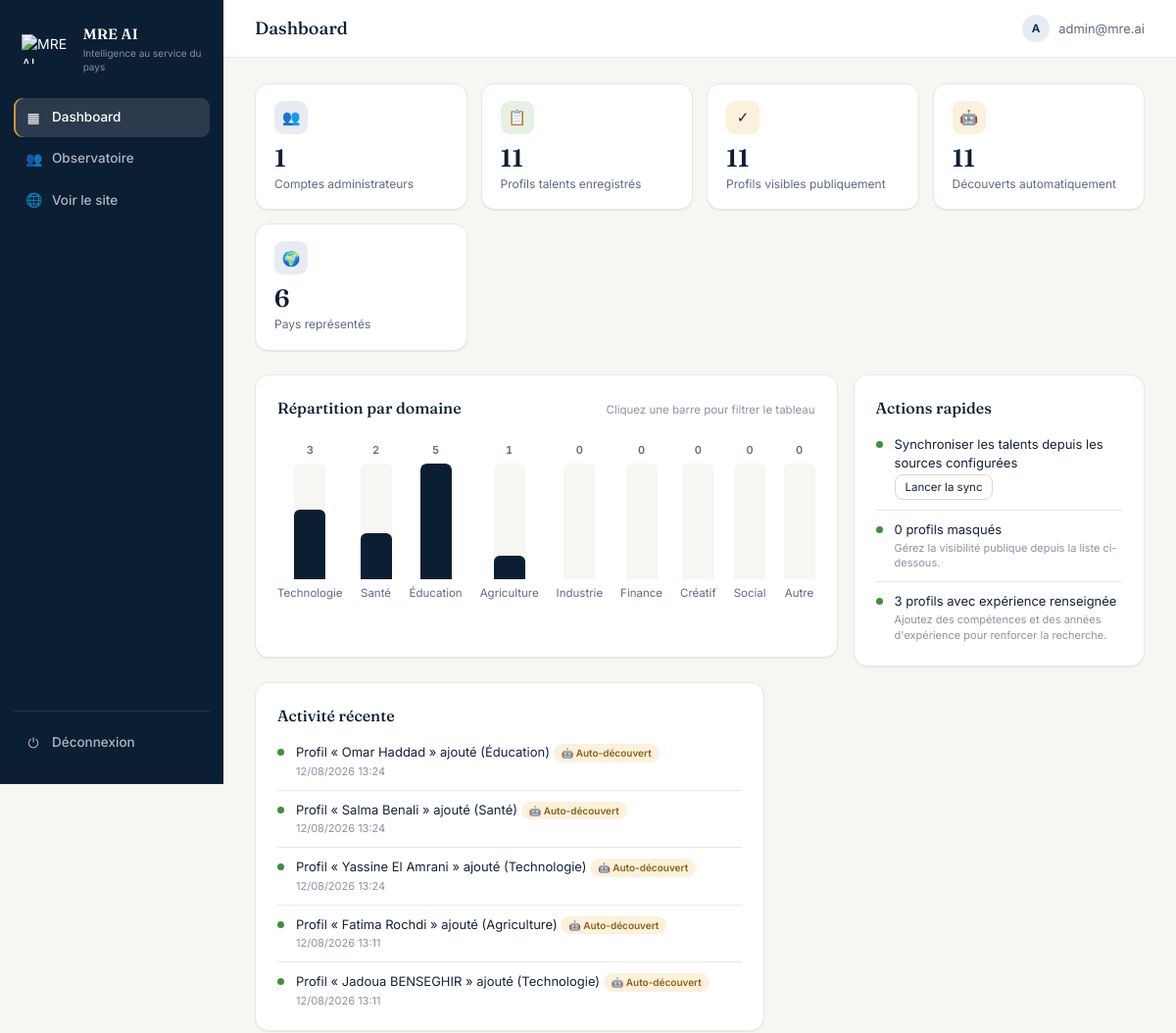
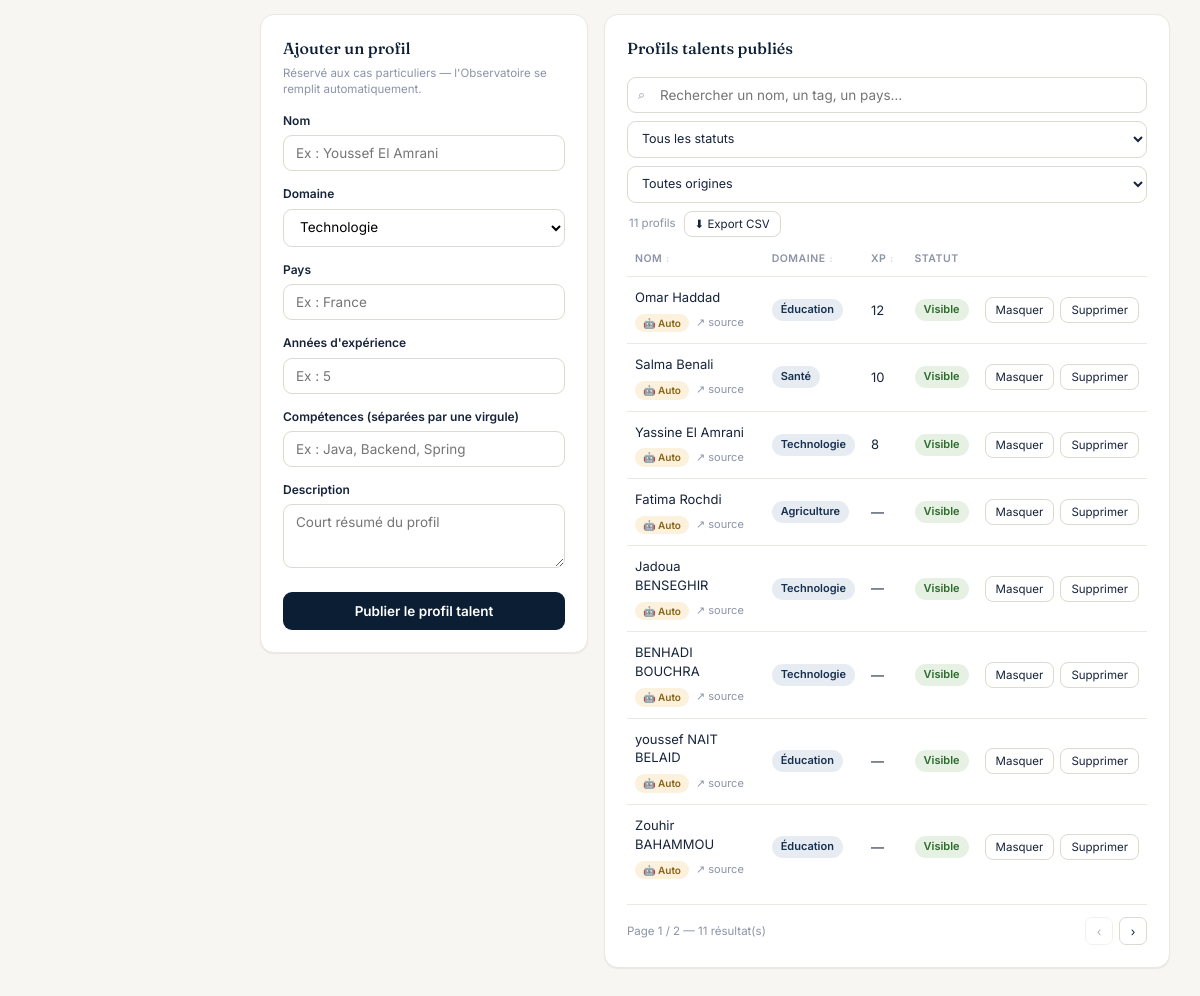
The page /admin (signed in) on the database its author committed (2 pictures, top to bottom).
### database.py (models this page shows, shortened)
class User(Base):
    __tablename__ = "user"
    id = Column(Integer, primary_key=True)
    email = Column(String(150), unique=True, nullable=False, index=True)
    password_hash = Column(String(200), nullable=False)
    created_at = Column(DateTime, default=lambda: datetime.now(timezone.utc))

class Post(Base):
    __tablename__ = "post"
    id = Column(Integer, primary_key=True)
    title = Column(String(150), nullable=False)
    sector = Column(String(50), nullable=False)
    country = Column(String(100))
    expertise_tags = Column(String(200))
    years_experience = Column(Integer)
    description = Column(Text)
    is_active = Column(Boolean, default=True)
    created_at = Column(DateTime, default=lambda: datetime.now(timezone.utc))
    source_url = Column(String(500))
    source_name = Column(String(150))
    image_url = Column(String(500))
    auto_discovered = Column(Boolean, default=False)
    _DEFAULT_SECTOR_LABELS = {
        "tech": "Technologie", "health": "Santé", "education": "Éducation",
        "agriculture": "Agriculture", "industry": "Industrie", "finance": "Finance",
        "creative": "Créatif", "social": "Social", "other": "Autre",
    }

### main.py (the view)
@app.get("/admin")
async def admin_page(
    request: Request,
    db: Session = Depends(get_db),
    current_user: User | None = Depends(get_current_user),
):
    if not current_user:
        return RedirectResponse(url="/login", status_code=303)
    posts = db.query(Post).order_by(Post.created_at.desc()).all()
    domains = list(OBSERVATORY_DOMAIN_LABELS.keys())
    domain_counts = {d: sum(1 for p in posts if p.sector == d) for d in domains}
    stats = SimpleNamespace(
        total_users=db.query(User).count(),
        total_posts=len(posts),
        active_posts=sum(1 for p in posts if p.is_active),
        inactive_posts=sum(1 for p in posts if not p.is_active),
        auto_discovered_posts=sum(1 for p in posts if p.auto_discovered),
        countries=len({p.country for p in posts if p.country}),
        with_experience=sum(1 for p in posts if p.years_experience is not None),
        domain_counts=domain_counts,
        max_domain_count=max(domain_counts.values()) if domain_counts else 1,
    )
    return templates.TemplateResponse(
        request=request, name="admin.html",
        context={
            "user": current_user,
            "stats": stats,
            "posts": posts,
            "recent": posts[:5],
            "domains": domains,
            "domain_labels": OBSERVATORY_DOMAIN_LABELS,
        },
    )

### templates/admin.html (shortened to what this page needs)
<!DOCTYPE html>
<html lang="fr">
<head>
</head>
<body>
<div class="layout">
  <aside class="sidebar">
    <div class="sidebar-logo">
      <img src="{{ url_for('static', filename='images/logo.png') }}" alt="MRE AI" style="height:30px;width:auto;">
      <div><div class="sidebar-logo-title">MRE AI</div><div class="sidebar-logo-sub">Intelligence au service du pays</div></div>
    </div>
    <a href="{{ url_for('admin_dashboard') }}" class="nav-item active"><span class="ic">▦</span> Dashboard</a>
    <a href="{{ url_for('observatory') }}" class="nav-item"><span class="ic">👥</span> Observatoire</a>
    <a href="{{ url_for('home') }}" class="nav-item"><span class="ic">🌐</span> Voir le site</a>
    <div class="sidebar-bottom">
      <a href="{{ url_for('logout') }}" class="nav-item"><span class="ic">⏻</span> Déconnexion</a>
    </div>
  </aside>
  <div class="main">
    <div class="topbar">
      <h1>Dashboard</h1>
      {% if user %}
      <div class="who">
        <div class="who-avatar">{{ user.email[0] | upper }}</div>
        <span>{{ user.email }}</span>
      </div>
      {% endif %}
    </div>
    <div class="content">
      <div class="stats-row">
        <div class="stat-card">
          <div class="stat-icon navy">👥</div>
          <div class="stat-value">{{ stats.total_users }}</div>
          <div class="stat-label">Comptes administrateurs</div>
        </div>
        <div class="stat-card">
          <div class="stat-icon green">📋</div>
          <div class="stat-value">{{ stats.total_posts }}</div>
          <div class="stat-label">Profils talents enregistrés</div>
        </div>
        <div class="stat-card">
          <div class="stat-icon gold">✓</div>
          <div class="stat-value">{{ stats.active_posts }}</div>
          <div class="stat-label">Profils visibles publiquement</div>
        </div>
        <div class="stat-card">
          <div class="stat-icon gold">🤖</div>
          <div class="stat-value">{{ stats.auto_discovered_posts }}</div>
          <div class="stat-label">Découverts automatiquement</div>
        </div>
        <div class="stat-card">
          <div class="stat-icon navy">🌍</div>
          <div class="stat-value">{{ stats.countries }}</div>
          <div class="stat-label">Pays représentés</div>
        </div>
      </div>
      <div class="two-col">
        <div class="panel">
          <div class="panel-head">
            <h2>Répartition par domaine</h2>
            <span class="panel-hint">Cliquez une barre pour filtrer le tableau</span>
          </div>
          <div class="bar-chart" id="domainChart">
            {% for d in domains %}
            {% set count = stats.domain_counts[d] %}
            {% set pct = (count / stats.max_domain_count * 100) if stats.max_domain_count else 0 %}
            <button type="button" class="bar-col" data-domain="{{ d }}" data-pct="{{ pct }}" aria-label="Filtrer sur {{ domain_labels[d] }} ({{ count }} profils)">
              <span class="bar-count">{{ count }}</span>
              <div class="bar-track"><div class="bar-fill"></div></div>
              <span class="bar-label">{{ domain_labels[d] }}</span>
            </button>
            {% endfor %}
          </div>
        </div>
        <div class="panel">
          <h2 style="margin-bottom:16px;">Actions rapides</h2>
          <ul class="activity-list">
            <li class="activity-item">
              <div class="activity-dot"></div>
              <div>
                <div class="activity-text">Synchroniser les talents depuis les sources configurées</div>
                <div class="activity-time">
                  <form method="POST" action="{{ url_for('sync_talents_admin') }}" id="syncForm">
                    <button type="submit" class="action-btn" id="syncBtn">Lancer la sync</button>
                  </form>
                </div>
              </div>
            </li>
            <li class="activity-item">
              <div class="activity-dot"></div>
              <div>
                <div class="activity-text">{{ stats.inactive_posts }} profils masqués</div>
                <div class="activity-time">Gérez la visibilité publique depuis la liste ci-dessous.</div>
              </div>
            </li>
            <li class="activity-item">
              <div class="activity-dot"></div>
              <div>
                <div class="activity-text">{{ stats.with_experience }} profils avec expérience renseignée</div>
                <div class="activity-time">Ajoutez des compétences et des années d'expérience pour renforcer la recherche.</div>
              </div>
            </li>
          </ul>
        </div>
      </div>
      <div class="two-col">
        <div class="panel">
          <h2 style="margin-bottom:16px;">Activité récente</h2>
          <ul class="activity-list">
            {% for post in recent %}
            <li class="activity-item">
              <div class="activity-dot"></div>
              <div>
                <div class="activity-text">
                  Profil « {{ post.title }} » ajouté ({{ post.sector_label() }})
                  {% if post.auto_discovered %}<span class="origin-pill auto">🤖 Auto-découvert</span>{% else %}<span class="origin-pill manual">✍️ Manuel</span>{% endif %}
                </div>
                <div class="activity-time">{{ post.created_at.strftime('%d/%m/%Y %H:%M') }}</div>
              </div>
            </li>
            {% else %}
            <li class="activity-item"><div class="activity-text" style="color:var(--text-soft);">Aucune activité pour le moment.</div></li>
            {% endfor %}
          </ul>
        </div>
      </div>
      <div class="grid">
        <div class="panel">
          <h2 style="margin-bottom:4px;">Ajouter un profil</h2>
          <p class="panel-hint" style="margin-bottom:14px;">Réservé aux cas particuliers — l'Observatoire se remplit automatiquement.</p>
          <form method="POST" action="{{ url_for('add_post') }}">
            <label for="title">Nom</label>
            <input type="text" id="title" name="title" placeholder="Ex : Youssef El Amrani" required>
            <label for="sector">Domaine</label>
            <select id="sector" name="sector" required>
              {% for d in domains %}<option value="{{ d }}">{{ domain_labels[d] }}</option>{% endfor %}
            </select>
            <label for="country">Pays</label>
            <input type="text" id="country" name="country" placeholder="Ex : France">
            <label for="years_experience">Années d'expérience</label>
            <input type="number" id="years_experience" name="years_experience" min="0" placeholder="Ex : 5">
            <label for="expertise_tags">Compétences (séparées par une virgule)</label>
            <input type="text" id="expertise_tags" name="expertise_tags" placeholder="Ex : Java, Backend, Spring">
            <label for="description">Description</label>
            <textarea id="description" name="description" placeholder="Court résumé du profil"></textarea>
            <button type="submit" class="btn-submit">Publier le profil talent</button>
          </form>
        </div>
        <div class="panel">
          <h2 style="margin-bottom:16px;">Profils talents publiés</h2>
          <div class="table-toolbar">
            <div class="tt-search">
              <span class="ic">⌕</span>
              <input type="text" id="ttSearch" placeholder="Rechercher un nom, un tag, un pays…" autocomplete="off">
            </div>
            <select class="tt-select" id="ttStatus">
              <option value="">Tous les statuts</option>
            </select>
            <select class="tt-select" id="ttOrigin">
              <option value="">Toutes origines</option>
            </select>
            <span class="tt-count" id="ttCount"></span>
            <button type="button" class="action-btn" id="ttExport" title="Exporter les profils affichés en CSV">⬇ Export CSV</button>
          </div>
          <div class="table-wrap">
            <table id="postsTable">
              <thead>
                <tr>
                  <th class="sortable" data-key="name">Nom <span class="arrow">↕</span></th>
                  <th class="sortable" data-key="sector">Domaine <span class="arrow">↕</span></th>
                  <th class="sortable" data-key="xp">XP <span class="arrow">↕</span></th>
                  <th>Statut</th>
                  <th></th>
                </tr>
              </thead>
              <tbody id="postsBody">
                {% for post in posts %}
                <tr
                  data-name="{{ post.title|lower }}"
                  data-sector="{{ post.sector }}"
                  data-xp="{{ post.years_experience if post.years_experience is not none else -1 }}"
                  data-status="{{ 'active' if post.is_active else 'inactive' }}"
                  data-origin="{{ 'auto' if post.auto_discovered else 'manual' }}"
                  data-search="{{ post.title|lower }} {{ post.country|lower if post.country else '' }} {{ post.expertise_tags|lower if post.expertise_tags else '' }}"
                >
                  <td>
                    <div class="name-cell">
                      <span>{{ post.title }}</span>
                      {% if post.auto_discovered %}
                        <span class="origin-pill auto" title="Découvert automatiquement par les agents (RSS / web / GitHub)">🤖 Auto</span>
                      {% else %}
                        <span class="origin-pill manual" title="Ajouté manuellement par un administrateur">✍️ Manuel</span>
                      {% endif %}
                      {% if post.source_url %}
                        <a href="{{ post.source_url }}" target="_blank" rel="noopener" class="source-link" title="Voir la source">↗ source</a>
                      {% endif %}
                    </div>
                  </td>
                  <td><span class="sector-pill">{{ post.sector_label() }}</span></td>
                  <td>{{ post.years_experience if post.years_experience is not none else '—' }}</td>
                  <td><span class="status-pill {{ 'active' if post.is_active else 'inactive' }}">{{ 'Visible' if post.is_active else 'Masqué' }}</span></td>
                  <td>
                    <div class="row-actions">
                      <form method="POST" action="{{ url_for('toggle_post', post_id=post.id) }}">
                        <button type="submit" class="action-btn">{{ 'Masquer' if post.is_active else 'Afficher' }}</button>
                      </form>
                      <form method="POST" action="{{ url_for('delete_post', post_id=post.id) }}" onsubmit="return confirm('Supprimer ce profil ?');">
                        <button type="submit" class="action-btn danger">Supprimer</button>
                      </form>
                    </div>
                  </td>
                </tr>
                {% else %}
                <tr class="empty-row-tpl" style="display:none;"></tr>
                {% endfor %}
              </tbody>
            </table>
          </div>
          {% if posts %}
          <div class="pagination" id="pagination">
            <span class="pg-info" id="pgInfo"></span>
            <div class="pg-btns">
              <button type="button" class="pg-btn" id="pgPrev" aria-label="Page précédente">‹</button>
              <button type="button" class="pg-btn" id="pgNext" aria-label="Page suivante">›</button>
            </div>
          </div>
          {% endif %}
        </div>
      </div>
    </div>
  </div>
</div>
</body>
</html>

### rows shown on the page
User: email "A", email "admin@mre.ai"
Post: count "1", sector "Agriculture", title "Fatima Rochdi", sector_label "Agriculture", auto_discovered "🤖 Auto-découvert", created_at "12/08/2026 13:11", years_experience "—", is_active "Visible", is_active "Masquer"
Post: title "Omar Haddad", sector_label "Éducation", auto_discovered "🤖 Auto-découvert", created_at "12/08/2026 13:24", years_experience "12", is_active "Visible", is_active "Masquer"
Post: title "Salma Benali", sector_label "Santé", auto_discovered "🤖 Auto-découvert", created_at "12/08/2026 13:24", years_experience "10", is_active "Visible", is_active "Masquer"
Post: title "Yassine El Amrani", sector_label "Technologie", auto_discovered "🤖 Auto-découvert", created_at "12/08/2026 13:24", years_experience "8", is_active "Visible", is_active "Masquer"
Post: title "Jadoua BENSEGHIR", sector_label "Technologie", auto_discovered "🤖 Auto-découvert", created_at "12/08/2026 13:11", years_experience "—", is_active "Visible", is_active "Masquer"
Post: title "BENHADI BOUCHRA", auto_discovered "🤖 Auto", sector_label "Technologie", years_experience "—", is_active "Visible", is_active "Masquer"
Post: title "youssef NAIT BELAID", auto_discovered "🤖 Auto", sector_label "Éducation", years_experience "—", is_active "Visible", is_active "Masquer"
Post: title "Zouhir BAHAMMOU", auto_discovered "🤖 Auto", sector_label "Éducation", years_experience "—", is_active "Visible", is_active "Masquer"

### other values the page prints
{{ stats.total_users }} "1"
{{ stats.total_posts }} "11"
{{ stats.active_posts }} "11"
{{ stats.auto_discovered_posts }} "11"
{{ stats.countries }} "6"
{{ count }} "3" "2" "5" "0" "0" "0" "0" "0"
{{ domain_labels[d] }} "Technologie" "Santé" "Éducation" "Industrie" "Finance" "Créatif" "Social" "Autre"
{{ stats.inactive_posts }} "0"
{{ stats.with_experience }} "3"
form field sector "Technologie"
